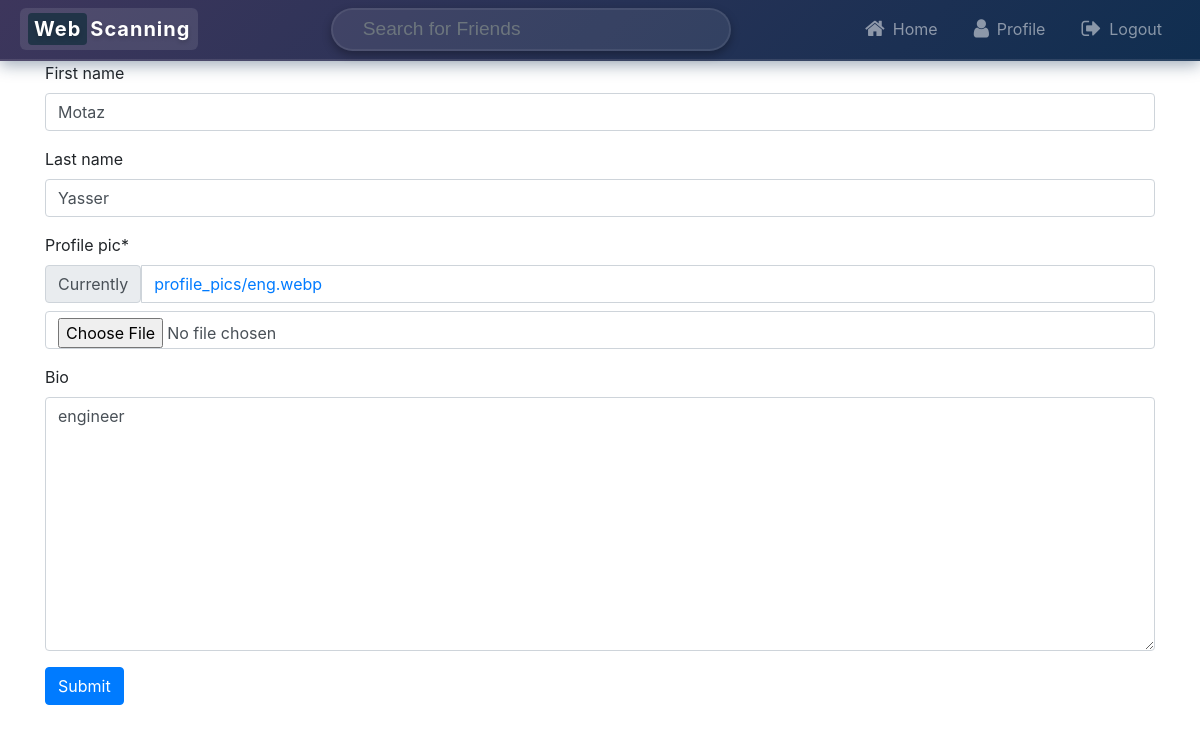
/settings/ (signed in), run on the app's committed database.
### core/models.py (models this page shows, shortened)
class User(AbstractUser):
    profile_pic = models.ImageField(default='profile_pics/default.jpg',upload_to='profile_pics')
    bio = models.TextField(null = True ,max_length=500,blank=True,default='')

### core/views.py (the view)
# urls.py: path('settings/',AcoountSettingView.as_view(), name='accountsettings'),
@method_decorator(login_required(login_url='login_page'), name='dispatch')
class AcoountSettingView(UpdateView):
    model = User
    fields = ['first_name', 'last_name', 'profile_pic','bio' ]
    template_name = 'AccountSetting.html'
    success_url = '/profile'
    def get_object(self, queryset = None):
        return self.request.user

### Templates/AccountSetting.html (shortened to what this page needs)
{%  extends 'base.html' %}
{% load crispy_forms_tags %}
{% block navbar %}
{%  include 'navbar.html' %}
{% endblock navbar %}
{% block content %}
<form method="POST" action="" enctype="multipart/form-data">
    {{ form|crispy }}
    <input class="btn btn-primary" type="submit" name="Update Information">
</form>
{% endblock content %}

### data on the page
User: first_name "Motaz", last_name "Yasser", bio "engineer"
